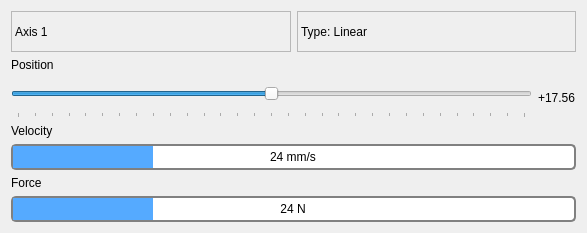
<?xml version="1.0" encoding="UTF-8"?>
<ui version="4.0">
 <class>Axis_Widget</class>
 <widget class="QWidget" name="Axis_Widget">
  <property name="geometry">
   <rect>
    <x>0</x>
    <y>0</y>
    <width>587</width>
    <height>233</height>
   </rect>
  </property>
  <property name="windowTitle">
   <string>Form</string>
  </property>
  <layout class="QVBoxLayout" name="verticalLayout_4">
   <item>
    <layout class="QHBoxLayout" name="hl_info">
     <item>
      <widget class="QLabel" name="axis_name">
       <property name="sizePolicy">
        <sizepolicy hsizetype="Preferred" vsizetype="Preferred">
         <horstretch>0</horstretch>
         <verstretch>0</verstretch>
        </sizepolicy>
       </property>
       <property name="frameShape">
        <enum>QFrame::StyledPanel</enum>
       </property>
       <property name="frameShadow">
        <enum>QFrame::Sunken</enum>
       </property>
       <property name="lineWidth">
        <number>0</number>
       </property>
       <property name="text">
        <string>Axis 1</string>
       </property>
       <property name="textFormat">
        <enum>Qt::PlainText</enum>
       </property>
      </widget>
     </item>
     <item>
      <widget class="QLabel" name="axis_type">
       <property name="sizePolicy">
        <sizepolicy hsizetype="Preferred" vsizetype="Preferred">
         <horstretch>0</horstretch>
         <verstretch>0</verstretch>
        </sizepolicy>
       </property>
       <property name="frameShape">
        <enum>QFrame::StyledPanel</enum>
       </property>
       <property name="frameShadow">
        <enum>QFrame::Sunken</enum>
       </property>
       <property name="lineWidth">
        <number>0</number>
       </property>
       <property name="text">
        <string>Type: Linear</string>
       </property>
       <property name="textFormat">
        <enum>Qt::PlainText</enum>
       </property>
      </widget>
     </item>
    </layout>
   </item>
   <item>
    <layout class="QVBoxLayout" name="vl_position">
     <item>
      <widget class="QLabel" name="label_position">
       <property name="text">
        <string>Position</string>
       </property>
      </widget>
     </item>
     <item>
      <layout class="QHBoxLayout" name="horizontalLayout">
       <property name="spacing">
        <number>6</number>
       </property>
       <property name="sizeConstraint">
        <enum>QLayout::SetDefaultConstraint</enum>
       </property>
       <item>
        <widget class="QSlider" name="axis_pos">
         <property name="sizePolicy">
          <sizepolicy hsizetype="Expanding" vsizetype="Preferred">
           <horstretch>0</horstretch>
           <verstretch>0</verstretch>
          </sizepolicy>
         </property>
         <property name="minimumSize">
          <size>
           <width>0</width>
           <height>40</height>
          </size>
         </property>
         <property name="minimum">
          <number>-15</number>
         </property>
         <property name="maximum">
          <number>15</number>
         </property>
         <property name="sliderPosition">
          <number>0</number>
         </property>
         <property name="tracking">
          <bool>false</bool>
         </property>
         <property name="orientation">
          <enum>Qt::Horizontal</enum>
         </property>
         <property name="invertedAppearance">
          <bool>false</bool>
         </property>
         <property name="invertedControls">
          <bool>false</bool>
         </property>
         <property name="tickPosition">
          <enum>QSlider::TicksBelow</enum>
         </property>
         <property name="tickInterval">
          <number>1</number>
         </property>
        </widget>
       </item>
       <item>
        <widget class="QLabel" name="label_axis_pos">
         <property name="text">
          <string>+17.56</string>
         </property>
        </widget>
       </item>
      </layout>
     </item>
    </layout>
   </item>
   <item>
    <layout class="QVBoxLayout" name="vl_velocity">
     <item>
      <widget class="QLabel" name="label_velocity">
       <property name="text">
        <string>Velocity</string>
       </property>
      </widget>
     </item>
     <item>
      <widget class="QProgressBar" name="axis_velocity">
       <property name="sizePolicy">
        <sizepolicy hsizetype="Expanding" vsizetype="Preferred">
         <horstretch>0</horstretch>
         <verstretch>0</verstretch>
        </sizepolicy>
       </property>
       <property name="styleSheet">
        <string notr="true">QProgressBar {
     border: 2px solid grey;
     border-radius: 5px;
     background-color: rgb(255, 255, 255);
 }

 QProgressBar::chunk {
     background-color: rgb(85, 170, 255);
     width: 20px;
 }</string>
       </property>
       <property name="value">
        <number>24</number>
       </property>
       <property name="alignment">
        <set>Qt::AlignCenter</set>
       </property>
       <property name="textVisible">
        <bool>true</bool>
       </property>
       <property name="textDirection">
        <enum>QProgressBar::TopToBottom</enum>
       </property>
       <property name="format">
        <string>%p mm/s</string>
       </property>
      </widget>
     </item>
    </layout>
   </item>
   <item>
    <layout class="QVBoxLayout" name="vl_force">
     <item>
      <widget class="QLabel" name="label_force">
       <property name="text">
        <string>Force</string>
       </property>
      </widget>
     </item>
     <item>
      <widget class="QProgressBar" name="axis_force">
       <property name="sizePolicy">
        <sizepolicy hsizetype="Expanding" vsizetype="Preferred">
         <horstretch>0</horstretch>
         <verstretch>0</verstretch>
        </sizepolicy>
       </property>
       <property name="styleSheet">
        <string notr="true">QProgressBar {
     border: 2px solid grey;
     border-radius: 5px;
     background-color: rgb(255, 255, 255);
 }

 QProgressBar::chunk {
     background-color: rgb(85, 170, 255);
     width: 20px;
 }</string>
       </property>
       <property name="value">
        <number>24</number>
       </property>
       <property name="alignment">
        <set>Qt::AlignCenter</set>
       </property>
       <property name="textVisible">
        <bool>true</bool>
       </property>
       <property name="textDirection">
        <enum>QProgressBar::TopToBottom</enum>
       </property>
       <property name="format">
        <string>%p N</string>
       </property>
      </widget>
     </item>
    </layout>
   </item>
  </layout>
 </widget>
 <resources/>
 <connections/>
</ui>
